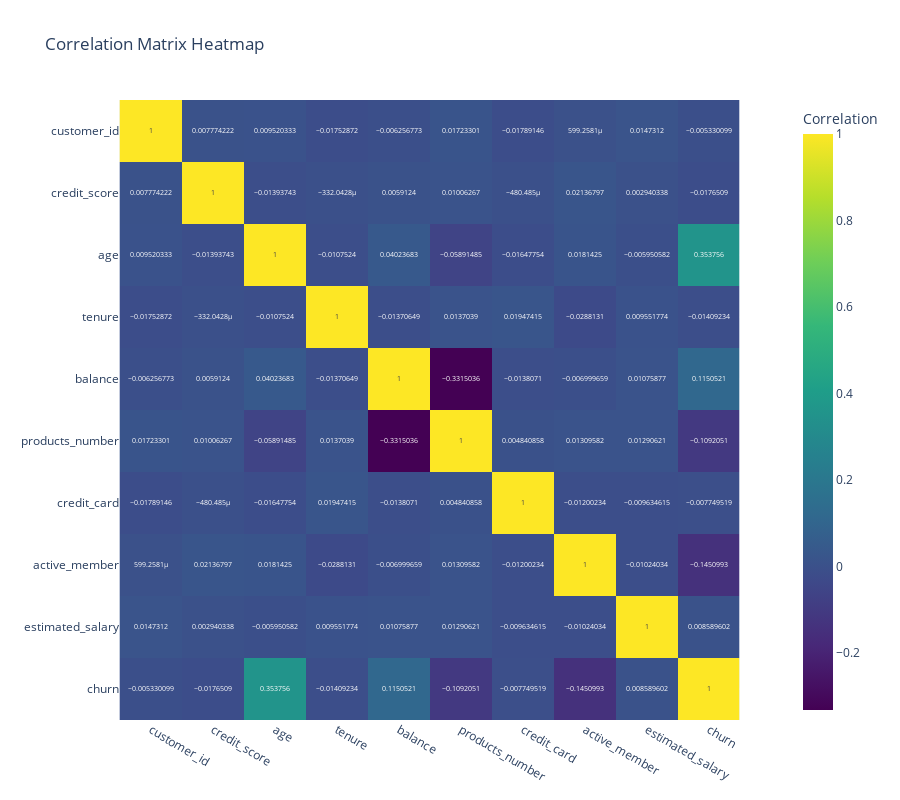

The notebook cell this image was saved under:
### Code cell
# Calculate the correlation matrix
correlation_matrix = df.corr(numeric_only=True)

# Create a heatmap using Plotly
fig = px.imshow(correlation_matrix, 
                labels={'color': 'Correlation'}, 
                x=correlation_matrix.columns, 
                y=correlation_matrix.columns,
                color_continuous_scale="Viridis",
                title="Correlation Matrix Heatmap",
                width=900,  # Increase width
                height=800,text_auto=True)

fig.show()

### Figure 1 — Plotly figure (JSON) as saved in the notebook; plotly's stock layout.template omitted (floating-point values rounded to 4 significant figures)
{"data": [{"coloraxis": "coloraxis", "hovertemplate": "x: %{x}<br>y: %{y}<br>Correlation: %{z}<extra></extra>", "name": "0", "texttemplate": "%{z}", "type": "heatmap", "x": ["customer_id", "credit_score", "age", "tenure", "balance", "products_number", "credit_card", "active_member", "estimated_salary", "churn"], "xaxis": "x", "y": ["customer_id", "credit_score", "age", "tenure", "balance", "products_number", "credit_card", "active_member", "estimated_salary", "churn"], "yaxis": "y", "z": [[1.0, 0.007774, 0.00952, -0.01753, -0.006257, 0.01723, -0.01789, 0.0005993, 0.01473, -0.00533], [0.007774, 1.0, -0.01394, -0.000332, 0.005912, 0.01006, -0.0004805, 0.02137, 0.00294, -0.01765], [0.00952, -0.01394, 1.0, -0.01075, 0.04024, -0.05891, -0.01648, 0.01814, -0.005951, 0.3538], [-0.01753, -0.000332, -0.01075, 1.0, -0.01371, 0.0137, 0.01947, -0.02881, 0.009552, -0.01409], [-0.006257, 0.005912, 0.04024, -0.01371, 1.0, -0.3315, -0.01381, -0.007, 0.01076, 0.1151], [0.01723, 0.01006, -0.05891, 0.0137, -0.3315, 1.0, 0.004841, 0.0131, 0.01291, -0.1092], [-0.01789, -0.0004805, -0.01648, 0.01947, -0.01381, 0.004841, 1.0, -0.012, -0.009635, -0.00775], [0.0005993, 0.02137, 0.01814, -0.02881, -0.007, 0.0131, -0.012, 1.0, -0.01024, -0.1451], [0.01473, 0.00294, -0.005951, 0.009552, 0.01076, 0.01291, -0.009635, -0.01024, 1.0, 0.00859], [-0.00533, -0.01765, 0.3538, -0.01409, 0.1151, -0.1092, -0.00775, -0.1451, 0.00859, 1.0]]}], "layout": {"coloraxis": {"colorbar": {"title": {"text": "Correlation"}}, "colorscale": [[0, "#440154"], [0.1111, "#482878"], [0.2222, "#3e4989"], [0.3333, "#31688e"], [0.4444, "#26828e"], [0.5556, "#1f9e89"], [0.6667, "#35b779"], [0.7778, "#6ece58"], [0.8889, "#b5de2b"], [1, "#fde725"]]}, "height": 800, "title": {"text": "Correlation Matrix Heatmap"}, "width": 900, "xaxis": {"anchor": "y", "constrain": "domain", "domain": [0, 1], "scaleanchor": "y"}, "yaxis": {"anchor": "x", "autorange": "reversed", "constrain": "domain", "domain": [0, 1]}}}
